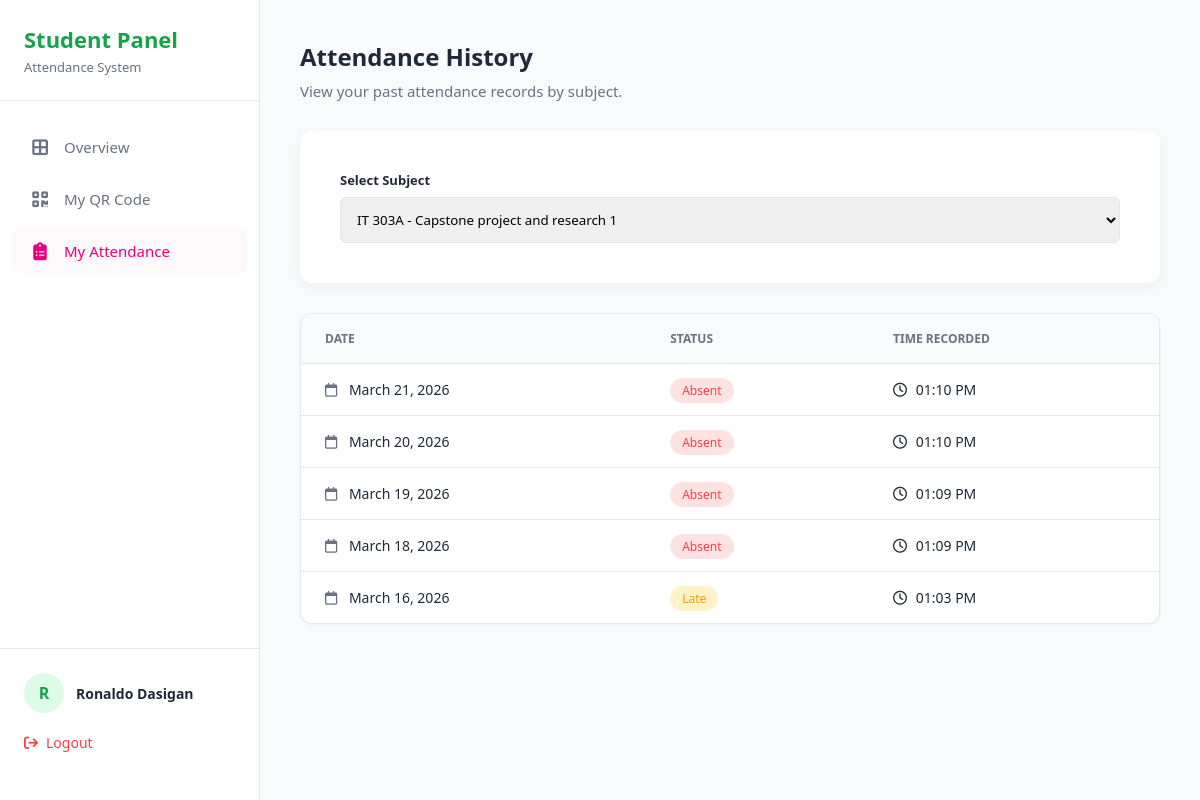
/student/my_attendance.php?subject_id=6 (signed in), run on the app's committed database.
### tables this page shows
CREATE TABLE `attendance` (
  `id` int(11) NOT NULL,
  `schedule_id` int(11) NOT NULL,
  `student_id` int(11) NOT NULL,
  `status` enum('Present','Absent','Late') NOT NULL,
  `time_logged` timestamp NOT NULL DEFAULT current_timestamp()
);

CREATE TABLE `schedules` (
  `id` int(11) NOT NULL,
  `subject_id` int(11) NOT NULL,
  `class_date` date NOT NULL
);

### student/my_attendance.php (the view, shortened to what this page needs)
<?php
require_once '../db.php';
$student_id = $_SESSION['user_id'];
$my_subjects = [];
$attendance_history = [];
$selected_subject = isset($_GET['subject_id']) ? $_GET['subject_id'] : '';
try {
    $sub_sql = "SELECT subjects.id, subjects.code, subjects.name FROM enrollments JOIN subjects ON enrollments.subject_id = subjects.id WHERE enrollments.student_id = :student_id ORDER BY subjects.name ASC";
    $sub_stmt = $pdo->prepare($sub_sql);
    $sub_stmt->bindParam(':student_id', $student_id);
    $sub_stmt->execute();
    $my_subjects = $sub_stmt->fetchAll(PDO::FETCH_ASSOC);
    if ($selected_subject != '') {
        $history_sql = "SELECT schedules.class_date, attendance.status, attendance.time_logged FROM attendance JOIN schedules ON attendance.schedule_id = schedules.id WHERE attendance.student_id = :student_id AND schedules.subject_id = :subject_id ORDER BY schedules.class_date DESC";
        $history_stmt = $pdo->prepare($history_sql);
        $history_stmt->bindParam(':student_id', $student_id);
        $history_stmt->bindParam(':subject_id', $selected_subject);
        $history_stmt->execute();
        $attendance_history = $history_stmt->fetchAll(PDO::FETCH_ASSOC);
    }
} catch (PDOException $e) {
    die("database error loading history.");
}
?>
<!DOCTYPE html>
<html lang="en">
<head>
    <link rel="stylesheet" href="../css/style.css">
    <link rel="stylesheet" href="https://cdnjs.cloudflare.com/ajax/libs/font-awesome/6.4.0/css/all.min.css">
</head>
<body>
    <div class="dashboard-layout">
        <aside class="sidebar">
            <div class="sidebar-header">
                <h2 style="color: #16a34a;">Student Panel</h2>
                <p>Attendance System</p>
            </div>
            <nav class="sidebar-nav">
                <ul>
                    <li><a href="overview.php"><i class="fa-solid fa-border-all"></i> Overview</a></li>
                    <li><a href="qr_code.php"><i class="fa-solid fa-qrcode"></i> My QR Code</a></li>
                    <li><a href="my_attendance.php" class="active"><i class="fa-solid fa-clipboard-list"></i> My Attendance</a></li>
                </ul>
            </nav>
            <div class="sidebar-footer">
                <div class="user-profile">
                    <div class="avatar" style="background-color: #dcfce7; color: #16a34a;"><?php echo substr($_SESSION['name'], 0, 1); ?></div>
                    <div class="user-info">
                        <span class="user-name"><?php echo htmlspecialchars($_SESSION['name']); ?></span>
                    </div>
                </div>
                <a href="../api/logout.php" class="logout-btn"><i class="fa-solid fa-arrow-right-from-bracket"></i> Logout</a>
            </div>
        </aside>
        <main class="main-content">
            <div class="page-header">
                <h1>Attendance History</h1>
                <p>View your past attendance records by subject.</p>
            </div>
            <div class="login-card" style="max-width: 100%; margin: 0; margin-bottom: 30px;">
                <form action="my_attendance.php" method="GET" style="display: flex; gap: 20px;">
                    <div class="input-group" style="flex: 1; margin-bottom: 0;">
                        <label>Select Subject</label>
                        <select name="subject_id" onchange="this.form.submit()" style="width: 100%; padding: 12px; border: 1px solid var(--border-color); border-radius: 6px;">
                            <?php foreach($my_subjects as $sub): ?>
                                <option value="<?php echo $sub['id']; ?>" <?php if($selected_subject == $sub['id']) echo 'selected'; ?>>
                                    <?php echo htmlspecialchars($sub['code'] . ' - ' . $sub['name']); ?>
                                </option>
                            <?php endforeach; ?>
                        </select>
                    </div>
                </form>
            </div>
            <?php if($selected_subject != ''): ?>
            <div class="table-container">
                <table class="data-table">
                    <thead>
                        <tr>
                            <th>DATE</th>
                            <th>STATUS</th>
                            <th>TIME RECORDED</th>
                        </tr>
                    </thead>
                    <tbody>
                        <?php if(empty($attendance_history)): ?>
                        <tr>
                            <td colspan="3" style="text-align: center; color: var(--text-muted);">you have no attendance records for this subject yet.</td>
                        </tr>
                        <?php else: ?>
                            <?php foreach($attendance_history as $record): ?>
                            <tr>
                                <td class="font-medium" style="color: var(--text-dark);">
                                    <i class="fa-regular fa-calendar" style="margin-right: 8px; color: var(--text-muted);"></i>
                                    <?php echo date('F d, Y', strtotime($record['class_date'])); ?>
                                </td>
                                <td>
                                    <span class="badge" style="background-color: <?php echo ($record['status'] == 'Present') ? '#dcfce7' : (($record['status'] == 'Absent') ? '#fee2e2' : '#fef3c7'); ?>; color: <?php echo ($record['status'] == 'Present') ? '#16a34a' : (($record['status'] == 'Absent') ? '#ef4444' : '#f59e0b'); ?>;">
                                        <?php echo htmlspecialchars($record['status']); ?>
                                    </span>
                                </td>
                                <td class="text-muted">
                                    <i class="fa-regular fa-clock" style="margin-right: 5px;"></i>
                                    <?php echo $record['time_logged'] ? date('h:i A', strtotime($record['time_logged'])) : '-'; ?>
                                </td>
                            </tr>
                            <?php endforeach; ?>
                        <?php endif; ?>
                    </tbody>
                </table>
            </div>
            <?php endif; ?>
        </main>
    </div>
</body>
</html>

### css/style.css (style rules this page uses)
:root { --primary-magenta: #e6007e; --primary-magenta-hover: #c4006b; --bg-light-pink: #fdf8fa; --text-dark: #1f2937; --text-muted: #6b7280; --border-color: #e5e7eb; --card-bg: #ffffff; }
* { box-sizing: border-box; margin: 0; padding: 0; font-family: 'Segoe UI', Tahoma, Geneva, Verdana, sans-serif; }
.login-card { background-color: var(--card-bg); width: 100%; max-width: 400px; padding: 40px; border-radius: 12px; box-shadow: 0 4px 15px rgba(0, 0, 0, 0.05); }
.input-group { margin-bottom: 20px; }
.input-group label { display: block; font-size: 13px; font-weight: 600; color: var(--text-dark); margin-bottom: 8px; }
.dashboard-layout { display: flex; height: 100vh; background-color: #ffffff; }
.sidebar { width: 260px; background-color: #ffffff; border-right: 1px solid var(--border-color); display: flex; flex-direction: column; padding: 24px 0; }
.sidebar-header { padding: 0 24px 24px 24px; border-bottom: 1px solid var(--border-color); }
.sidebar-header h2 { color: var(--primary-magenta); font-size: 22px; margin-bottom: 4px; }
.sidebar-header p { color: var(--text-muted); font-size: 13px; }
.sidebar-nav { flex-grow: 1; padding: 24px 12px; }
.sidebar-nav ul { list-style: none; }
.sidebar-nav ul li { margin-bottom: 8px; }
.sidebar-nav ul li a { display: flex; align-items: center; padding: 12px 16px; color: var(--text-muted); text-decoration: none; font-size: 15px; font-weight: 500; border-radius: 8px; transition: all 0.2s; gap: 12px; }
.sidebar-nav ul li a i { font-size: 18px; width: 24px; text-align: center; }
.sidebar-nav ul li a.active { background-color: var(--bg-light-pink); color: var(--primary-magenta); }
.sidebar-footer { padding: 24px; border-top: 1px solid var(--border-color); }
.user-profile { display: flex; align-items: center; gap: 12px; margin-bottom: 20px; }
.avatar { width: 40px; height: 40px; background-color: var(--bg-light-pink); color: var(--primary-magenta); border-radius: 50%; display: flex; justify-content: center; align-items: center; font-weight: bold; font-size: 16px; }
.user-info { display: flex; flex-direction: column; }
.user-name { font-size: 14px; font-weight: 600; color: var(--text-dark); }
.logout-btn { display: flex; align-items: center; color: #ef4444; text-decoration: none; font-size: 14px; font-weight: 500; gap: 8px; transition: opacity 0.2s; }
.main-content { flex-grow: 1; padding: 40px; overflow-y: auto; background-color: #f9fafb; }
.page-header { margin-bottom: 30px; }
.page-header h1 { color: var(--text-dark); font-size: 24px; margin-bottom: 8px; }
.page-header p { color: var(--text-muted); font-size: 15px; }
.table-container { background: var(--card-bg); border-radius: 12px; border: 1px solid var(--border-color); overflow: hidden; box-shadow: 0 1px 3px rgba(0,0,0,0.05); }
.data-table { width: 100%; border-collapse: collapse; text-align: left; }
.data-table th { background-color: #f9fafb; color: var(--text-muted); font-size: 12px; font-weight: 600; padding: 16px 24px; border-bottom: 1px solid var(--border-color); }
.data-table td { padding: 16px 24px; border-bottom: 1px solid var(--border-color); font-size: 14px; color: var(--text-dark); }
.data-table tr:last-child td { border-bottom: none; }
.font-medium { font-weight: 500; }
.text-muted { color: var(--text-muted); }
.badge { padding: 4px 12px; border-radius: 20px; font-size: 12px; font-weight: 500; }

### data on the page
attendance: schedule.class_date "March 21, 2026", status "Absent", time_logged "01:10 PM"
attendance: schedule.class_date "March 20, 2026", status "Absent", time_logged "01:10 PM"
attendance: schedule.class_date "March 19, 2026", status "Absent", time_logged "01:09 PM"
attendance: schedule.class_date "March 18, 2026", status "Absent", time_logged "01:09 PM"
attendance: schedule.class_date "March 16, 2026", status "Late", time_logged "01:03 PM"

### other printed values
substr($_SESSION['name'], 0, 1) "R"
$_SESSION['name'] "Ronaldo Dasigan"
form field subject_id "IT 303A - Capstone project and research 1"
